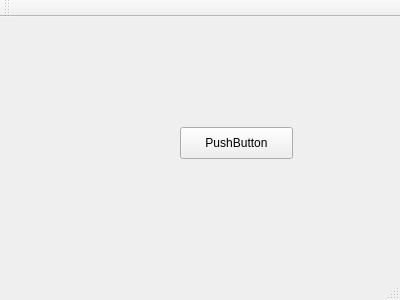
<?xml version="1.0" encoding="UTF-8"?>
<ui version="4.0">
 <class>MainWindow</class>
 <widget class="QMainWindow" name="MainWindow">
  <property name="geometry">
   <rect>
    <x>0</x>
    <y>0</y>
    <width>400</width>
    <height>300</height>
   </rect>
  </property>
  <property name="windowTitle">
   <string>MainWindow</string>
  </property>
  <widget class="QWidget" name="centralWidget">
   <widget class="QPushButton" name="pushButton">
    <property name="geometry">
     <rect>
      <x>180</x>
      <y>110</y>
      <width>113</width>
      <height>32</height>
     </rect>
    </property>
    <property name="text">
     <string>PushButton</string>
    </property>
   </widget>
  </widget>
  <widget class="QMenuBar" name="menuBar">
   <property name="geometry">
    <rect>
     <x>0</x>
     <y>0</y>
     <width>400</width>
     <height>22</height>
    </rect>
   </property>
  </widget>
  <widget class="QToolBar" name="mainToolBar">
   <attribute name="toolBarArea">
    <enum>TopToolBarArea</enum>
   </attribute>
   <attribute name="toolBarBreak">
    <bool>false</bool>
   </attribute>
  </widget>
  <widget class="QStatusBar" name="statusBar"/>
 </widget>
 <layoutdefault spacing="6" margin="11"/>
 <resources/>
 <connections/>
</ui>
